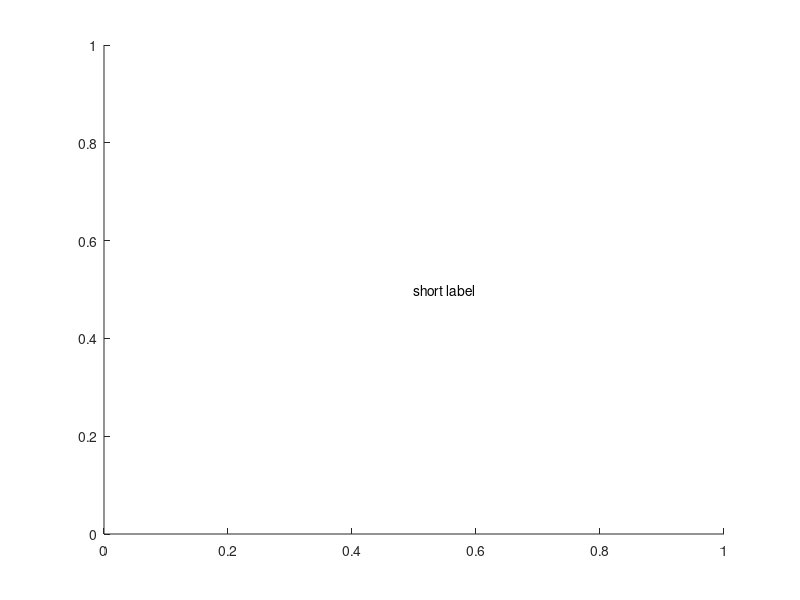

MATLAB code to generate this figure: (Note: this script raises an error after producing the figure.)
%=============================================================================
% Copyright (c) 2016-present Allan CORNET (Nelson)
%=============================================================================
% This file is part of Nelson.
%=============================================================================
% LICENCE_BLOCK_BEGIN
% SPDX-License-Identifier: LGPL-3.0-or-later
% LICENCE_BLOCK_END
%=============================================================================
% <--WEIGHT 2-->
% <--ADV-CLI MODE-->
%=============================================================================
figure();
T = text(0.5, 0.5, 'short label', 'FontSize', 10);
drawnow();
bb1 = T.Extent;
T.Color = [1 0 0];
drawnow();
asserts.isequal(T.Extent, bb1);
T.String = 'a much longer label';
drawnow();
bb2 = T.Extent;
asserts.istrue(bb2(3) > bb1(3));
T.FontSize = 20;
drawnow();
bb3 = T.Extent;
asserts.istrue(bb3(4) >= bb2(4));
%=============================================================================
figure();
T = text([0 1], [0 1], {'first', 'second'});
asserts.isequal(T(1).String, 'first');
asserts.isequal(T(2).String, 'second');
%=============================================================================
T = text([0 1], [1 0], {{'line 1', 'line 2'}, 'single'});
asserts.isequal(T(1).String, ['line 1', char(10), 'line 2']);
asserts.isequal(T(2).String, 'single');
%=============================================================================
T = text(0.5, 0.25, {'top', 'bottom'});
asserts.isequal(T.String, ['top', char(10), 'bottom']);
asserts.isequal(T.Margin, 3);
drawnow();
extent1 = T.Extent;
asserts.istrue(extent1(3) > 0);
asserts.istrue(extent1(4) > 0);
T.String = 'a much wider text label';
drawnow();
extent2 = T.Extent;
asserts.istrue(extent2(3) > extent1(3));
%=============================================================================
T = text(0.25, 0.25, {42});
asserts.isequal(T.String, '42');
close all;
%=============================================================================
